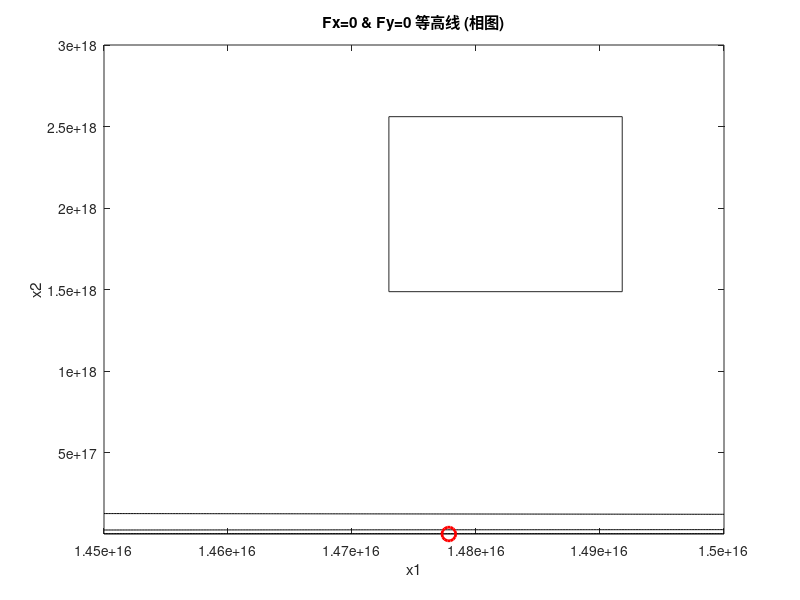

This chart was generated by the following MATLAB code: (Note: this script raises an error after producing the figure.)
function main
 
 
    stablePt1 = [1.47781e16,1.44235E+13];
    stablePt2 = [1.47783e16, 2.11124E+18];

 
    xmin = [1.45e16, 1e13];
    xmax = [1.50e16, 3e18];  

 
 
 
    N           = 1*10^15.2;  
    numPoints   = 10000;      
    tolerance1  = 3e13;      
    tolerance2  = 1e18;     
    tspan       = [0, 1e9];

 
 
 
    options = odeset('RelTol',1e-2, 'AbsTol',[1e6, 1e6], ...
                     'Events', @eventsFunc);

 
 
    figure('Name','相图与随机撒点','NumberTitle','off');
    xVec = linspace(xmin(1), xmax(1), 400);
    yVec = linspace(xmin(2), xmax(2), 400);
    [X, Y] = meshgrid(xVec, yVec);

 
    [Fx, Fy] = force_XY(X, Y, N);

 
    contour(X, Y, Fx, [0 0], 'b');
    hold on;
    contour(X, Y, Fy, [0 0], 'k');

    xlabel('x1');
    ylabel('x2');
    title('Fx=0 & Fy=0 等高线 (相图)');

 
 
 
    plot(stablePt1(1), stablePt1(2), 'ro', 'MarkerSize', 10, 'LineWidth',2, ...
         'DisplayName','稳点1');
    plot(stablePt2(1), stablePt2(2), 'bo', 'MarkerSize', 10, 'LineWidth',2, ...
         'DisplayName','稳点2');
    legend('Fx=0','Fy=0','稳点1','稳点2','Location','best');
    ylim([0, xmax(2)]);

 
 
 
    rng('shuffle'); 
    randomPoints = [ ...
        xmin(1) + (xmax(1)-xmin(1)) * rand(numPoints,1), ...
        10.^(log10(xmin(2)) + (log10(xmax(2)) - log10(xmin(2))) * rand(numPoints,1)) ...
    ];

    count1 = 0;  
    count2 = 0;  

 
    func = @(t,x) force_MO(t, x, N);

 
    for i = 1:numPoints
        x0 = randomPoints(i,:);

 
        [~, Xt, te, Xe, ie] = ode15s(func, tspan, x0, options);

 
        final = Xt(end,:);

 
        dist1 = norm(final - stablePt1);
        dist2 = norm(final - stablePt2);

        if dist1 < dist2 && dist1 < tolerance1
            count1 = count1 + 1;
            plot(final(1), final(2), 'r.', 'MarkerSize', 6);
        elseif dist2 < dist1 && dist2 < tolerance2
            count2 = count2 + 1;
            plot(final(1), final(2), 'b.', 'MarkerSize', 6);
        else
 
            plot(final(1), final(2), 'k.', 'MarkerSize', 4);
        end
    end

 
 
 
    prob1 = count1 / numPoints;
    prob2 = count2 / numPoints;
    fprintf('---------------------------\n');
    fprintf('共撒点 %d 个\n', numPoints);
    fprintf('流向稳点1 (%.4g, %.4g) 的概率：%.2f%%\n', ...
            stablePt1(1), stablePt1(2), prob1 * 100);
    fprintf('流向稳点2 (%.4g, %.4g) 的概率：%.2f%%\n', ...
            stablePt2(1), stablePt2(2), prob2 * 100);
    fprintf('未收敛到任一稳点的点数：%d\n', numPoints - (count1 + count2));
    fprintf('---------------------------\n');

end

 
 
 
function f = force_MO(t,x,para)
N = para;
 
 
r = 3e11;
s = 2.03e-5;
 
dr = 1.36e19;
dd = 2.73e17;
a1 = 0.003; a2=-0.1655; a3=3.2305; a4=-25.8343; %a5=71.5398;
a5=71.6;
delta = x(2)/(dd+x(2));
gamma = x(2)/(dr+x(2));
omega = (1-gamma)*(1-delta);
p = log10(x(2));
fai = 10^(a1*p^4+a2*p^3+a3*p^2+a4*p+a5);
f = [0.5*omega*(N+r)-s*x(1)-0.5*fai*x(1)^0.7;
    omega*N-(1-omega)*r-s*x(1)-fai*x(1)^0.7];

end

 
 
 
function [Fx, Fy] = force_XY(X, Y, N)
    s   = 2.03e-5;
    dr  = 1.36e19;
    dd  = 2.73e17;
    a1  = 0.003; 
    a2  = -0.1655; 
    a3  = 3.2305; 
    a4  = -25.8343; 
    a5  = 71.6;

 
    Y(Y <= 0) = 1e-10;

    delta = Y ./ (dd + Y);
    gamma = Y ./ (dr + Y);
    omega = (1 - gamma) .* (1 - delta);

    p = log10(Y);
    p = max(min(p, 18), 13); 

    fai = 10.^(a1.*p.^4 + a2.*p.^3 + a3.*p.^2 + a4.*p + a5);

    Fx = 0.5 .* omega .* (2*N) - s.*X - 0.5 .* fai .* (X.^0.7);
    Fy = omega .* N - (1 - omega).*N - s.*X - fai .* (X.^0.7);
end

 
 
 
function [value, isterminal, direction] = eventsFunc(t, x)
    stablePt1 = [1.47782e16, 2.24673e13];
    stablePt2 = [1.47783e16, 2.86041e18];
    tolerance1 = 1e14;
    tolerance2 = 1e16;

    dist1 = norm(x - stablePt1);
    dist2 = norm(x - stablePt2);

    value = [dist1 - tolerance1; dist2 - tolerance2];
    isterminal = [1; 1]; 
    direction = [0; 0];   
end
